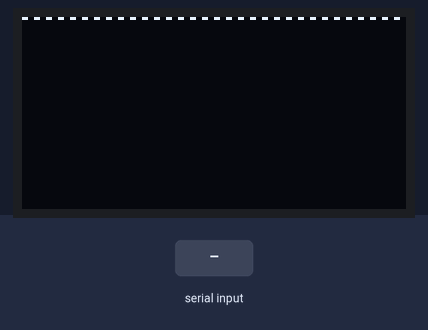
This program was run on a simulated Arduino Nano, built with avr-gcc and run on an emulated ATmega328P. Parts: 128×64 one-colour display. The inputs (shaded band) are chosen by the test bench.

Above: at 1.2 s.
1.3 s: byte 30 received over Serial
At 2.2 s:
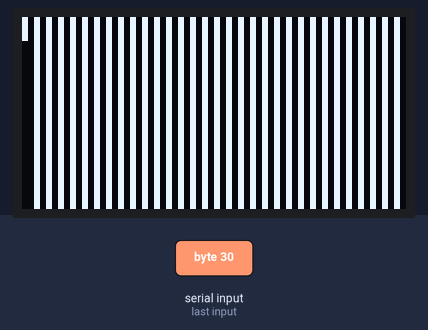
2.8 s: byte 90 received over Serial
At 3.2 s:
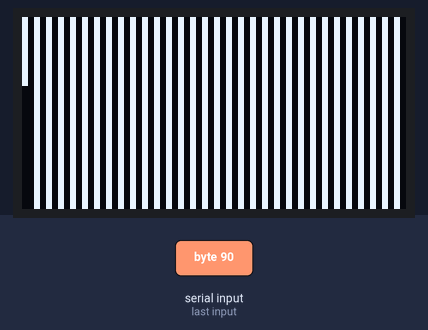
4.3 s: byte 120 received over Serial
At 5.3 s:
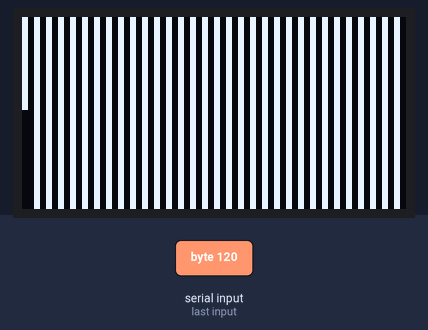
Timing chart, 0 to 7.3 s (numbered marks = the images above; inputs shaded):
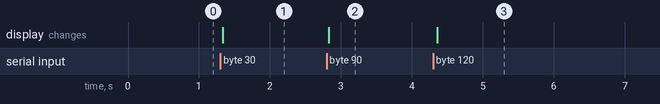

The program:

main.cpp
```cpp
//for arduino nano
//has desync problems.

#include <Arduino.h>
#include <U8g2lib.h>

#include <Wire.h>

U8G2_SSD1306_128X64_NONAME_F_HW_I2C u8g2(U8G2_R0, /* clock=*/ SCL, /* data=*/ SDA, /* reset=*/ U8X8_PIN_NONE);   // All Boards without Reset of the Display

#define bar_num 32
byte recievedData[bar_num];
uint8_t values[bar_num] = {0,0,0,0,0, 0,0,0,0,0, 0,0,0,0,0, 00,0,0,0,0, 0,0,0,0,0, 0,0,0,0,0, 0};

void setup(void) {
  Serial.begin(115200);
  u8g2.begin();
}


void drawUpdate(uint8_t val[bar_num]){
    for (int i = 0; i < bar_num; i++){
      u8g2.drawBox(i*4, 0, 2, 1+val[i]);
  }
}

void recieveData(){
  for(int j = 0; j < bar_num; j++){
    recievedData[j] = Serial.read();
    values[j] = recievedData[j]*0.25;
  }
}

void loop(void) {
  u8g2.clearBuffer();

  if(Serial.available()){
    recieveData();
  }

  drawUpdate(values);
  u8g2.sendBuffer();
  delay(1);
}
```

Measured:
- after the input at 1.3 s, the display: changes at once (image 1)
- after the input at 2.8 s, the display: changes at once (image 2)
- after the input at 4.3 s, the display: changes after 0.06 s (image 3)
